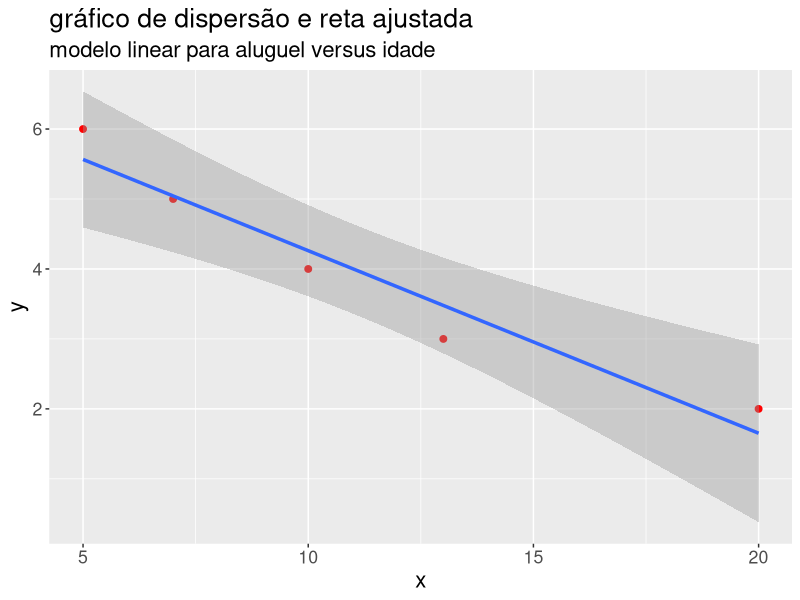
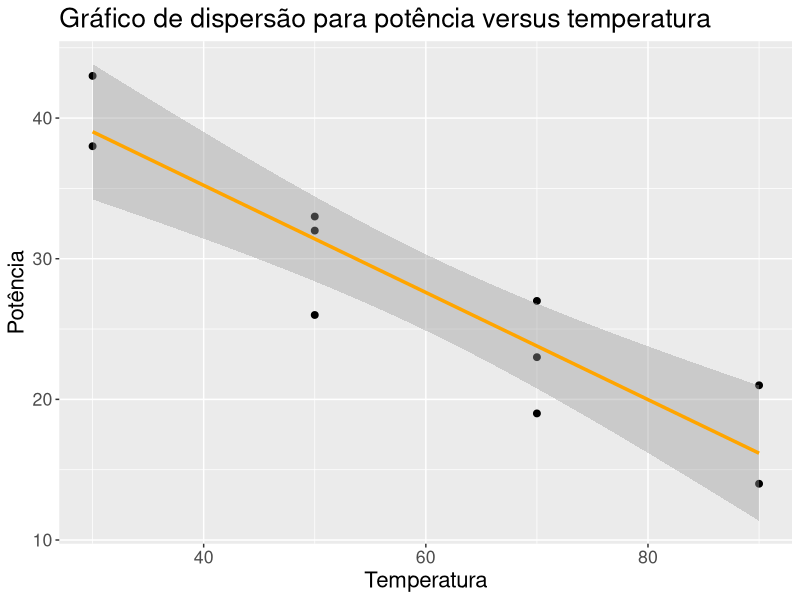
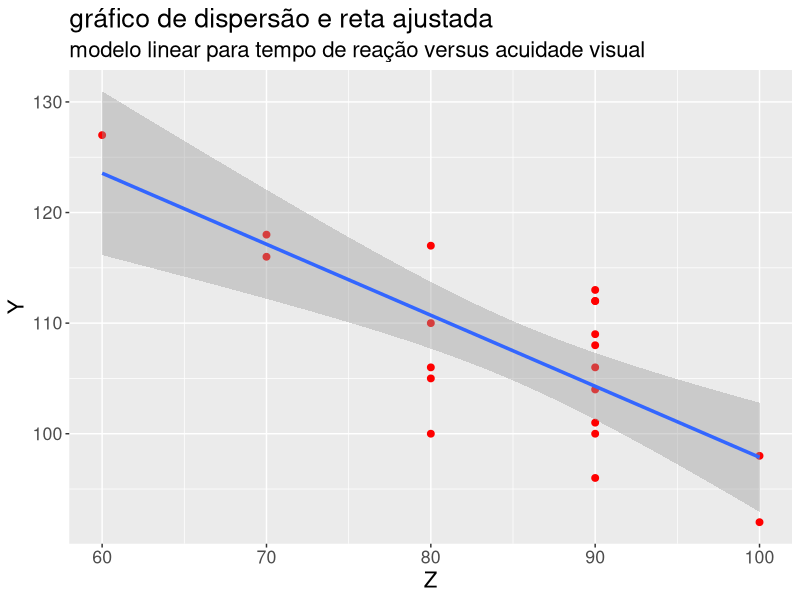

Here is the R script that generated these plots, in order:
## ---- chunk 1
knitr::opts_chunk$set(echo = TRUE)
## ---- chunk 2
library(dplyr)
library(ggplot2)
library(readxl)
library(combinat)
library(kableExtra)
## ---- chunk 3
dados = read_excel("exemplo-15.1.xlsx")
## ---- chunk 4
x = dados$X
y = dados$Y
n = nrow(dados)
## ---- chunk 5
beta_hat = (sum(x*y) - n*mean(x)*mean(y))/(sum(x^2) - n*mean(x)^2)
alpha_hat = mean(y) - beta_hat*mean(x)

alpha_hat
beta_hat
## ---- chunk 6
lm(formula = Y ~ X, dados) %>% 
  summary()
## ---- chunk 7
modelo = lm(formula = Z ~ X, dados)
modelo$coefficients
## ---- chunk 8
kable(data.frame(individuo = dados$indivíduo, X = dados$X, Z = dados$Z, e = modelo$residuals)) %>%
  kable_styling(
    full_width = F,
    bootstrap_options = c("striped", "hover", "condensed", "responsive")
  )
## ---- chunk 9
dados = data.frame(
  x = c(10, 13, 5, 7, 20),
  y = c(4, 3, 6, 5, 2)
)
## ---- chunk 10
modelo = lm(formula = y ~ x, dados)
modelo$coefficients
## ---- chunk 11
ggplot(aes(x, y), data = dados) +
  geom_point(size = 2, color = "red") +
  stat_smooth(formula = y ~ x, method = "lm", size = 1.2) + 
  labs(
    title = "gráfico de dispersão e reta ajustada",
    subtitle = "modelo linear para aluguel versus idade"
  ) + 
  theme(text = element_text(size = 16))
## ---- chunk 12
dados = data.frame(
  Pot = c(38, 43, 32, 26, 33, 19, 27, 23, 14, 21),
  Temp = c(30, 30, 50, 50, 50, 70, 70, 70, 90, 90)
)
## ---- chunk 13
ggplot(aes(x = Temp, y = Pot), data = dados) + 
  geom_point(size = 2, col = "black") + 
  geom_smooth(formula = y ~ x, size = 1.2, col = "orange", method = "lm") +
  labs(
    title = "Gráfico de dispersão para potência versus temperatura",
    x = "Temperatura",
    y = "Potência"
  ) + 
  theme(text = element_text(size = 16))
## ---- chunk 14
modelo = lm(formula = Pot ~ Temp, data = dados)

modelo$coefficients
## ---- chunk 15
dados = read_excel("exemplo-15.1.xlsx")
## ---- chunk 16
ggplot(aes(Z, Y), data = dados) +
  geom_point(size = 2, color = "red") +
  stat_smooth(formula = y ~ x, method = "lm", size = 1.2) + 
  labs(
    title = "gráfico de dispersão e reta ajustada",
    subtitle = "modelo linear para tempo de reação versus acuidade visual"
  ) + 
  theme(text = element_text(size = 16))
## ---- chunk 17
modelo = lm(formula = Y ~ Z, data = dados)

modelo$coefficients
## ---- chunk 18
dados = read_excel("exemplo-15.1.xlsx")
## ---- chunk 19
anova(lm(formula = Y ~ Z, dados))
